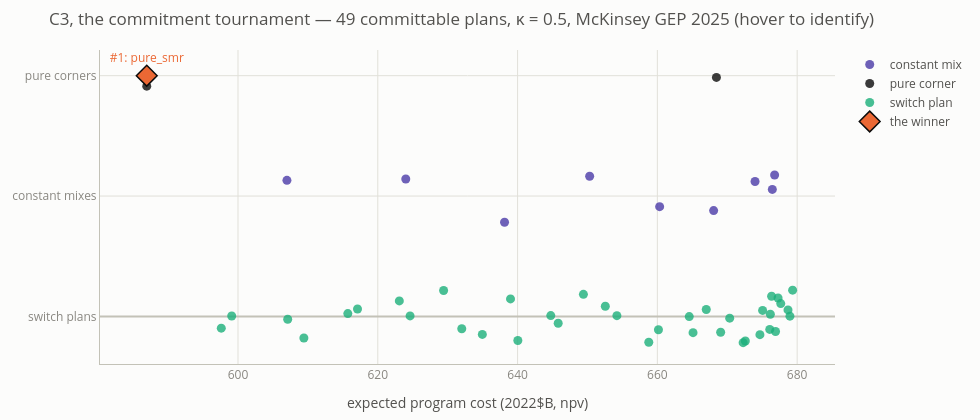

Notebook source saved alongside this figure:
### Markdown cell above
### §12 · C3 — NOT SUPPORTED (barely) — The commitment tournament

**The claim:** among every plan a policymaker could *commit to in ink today* — all-large,
all-SMR, any constant mix (70/30, 50/50, …), or any "one technology until year τ, then
the other" switch — the all-SMR program has the lowest expected cost in every cell and
schedule.

Why restrict to fixed, committable plans? Because none of them get to peek at how costs
actually unfold — which isolates the pure *commitment* question. (What peeking would be
worth is priced separately: §14 and §15.)

**The verdict: NOT SUPPORTED — by exactly one cell out of 42.** All-SMR is the
expected-cost winner in 41 of 42 (cell × schedule) contests among the 49 registered
strategies. The single exception is, once again, the adversarial probe on the least
ambitious schedule, where all-large edges it. No *mixed* strategy — no hedge, no
constant split, no delayed switch — takes first place anywhere: learning rewards
concentration, so the tournament is always corner-vs-corner.

**Hover the strip below** to identify individual strategies (49 labels cannot fit on a
static axis): the corners at the extremes, the constant mixes strung between them, and
the switch families in between.

### Code cell
# §12 PLOTLY 3 - the 49-strategy tournament in one representative cell.
_ex_cell = "k050"
_ex = EXANTE[(EXANTE["cell"] == _ex_cell) & (EXANTE["schedule"] == REP_SCHED)].copy()
def _family(nm):
    if nm.startswith("pure"):
        return "pure corner"
    if nm.startswith("const"):
        return "constant mix"
    return "switch plan"
_ex["family"] = _ex["strategy"].map(_family)
_fam_color = {"pure corner": INK, "constant mix": ps.C_FULL, "switch plan": ps.C_TINY}
_fam_y = {"pure corner": 2, "constant mix": 1, "switch plan": 0}
rng_j = np.random.default_rng(7)
fig = go.Figure()
for fam, sub in _ex.groupby("family"):
    fig.add_trace(go.Scatter(
        x=as_bn(sub["E_cost"]), y=_fam_y[fam] + rng_j.uniform(-0.22, 0.22, len(sub)),
        mode="markers",
        marker=dict(size=9, color=_fam_color[fam], symbol="circle", opacity=0.8),
        name=fam, customdata=np.column_stack([sub["strategy"], as_bn(sub["P95"]),
                                              as_bn(sub["CVaR95"]), sub["rank_E"]]),
        hovertemplate=("<b>%{customdata[0]}</b><br>expected cost $%{x:,.0f} bn<br>"
                       "P95 $%{customdata[1]:,.0f} bn · bad-day average (CVaR95) "
                       "$%{customdata[2]:,.0f} bn<br>rank by expected cost: "
                       "%{customdata[3]:.0f} of 49<extra></extra>")))
_best = _ex[_ex["rank_E"] == 1].iloc[0]
fig.add_trace(go.Scatter(x=[as_bn(_best["E_cost"])], y=[_fam_y[_family(_best["strategy"])]],
                         mode="markers+text", text=[f"#1: {_best['strategy']}"],
                         textposition="top center", textfont=dict(color=COL["smr"], size=12),
                         marker=dict(size=16, symbol="diamond", color=COL["smr"],
                                     line=dict(color=INK, width=1.5)),
                         name="the winner", hoverinfo="skip"))
ps.plotly_layout(fig, height=420, width=980,
                 title=f"C3, the commitment tournament — 49 committable plans, "
                       f"{CELL_LABEL[_ex_cell]}, {REP_SCHED} (hover to identify)",
                 xaxis_title="expected program cost (2022$B, npv)")
# yaxis= would collide with plotly_layout's own yaxis kwarg; merge the tick relabel after.
fig.update_layout(yaxis=dict(tickvals=[0, 1, 2],
                             ticktext=["switch plans", "constant mixes", "pure corners"]))
fig.show()
print("reads: exports/tech_comparison/exante_ranking.csv")

### Figure 1 — Plotly figure (JSON) as saved in the notebook; plotly's stock layout.template omitted (floating-point values rounded to 4 significant figures; data arrays with more than 128 entries replaced by an {"elided": "..."} marker saying what was removed)
{"data": [{"customdata": [["const_0.1", 829.3, 849.3, 42.0], ["const_0.2", 827.2, 848.7, 43.0], ["const_0.3", 824.9, 847.9, 36.0], ["const_0.4", 821.5, 846.4, 30.0], ["const_0.5", 818.6, 845.4, 26.0], ["const_0.6", 815.0, 843.8, 21.0], ["const_0.7", 810.4, 841.6, 15.0], ["const_0.8", 804.6, 839.0, 10.0], ["const_0.9", 798.6, 835.0, 4.0]], "hovertemplate": "<b>%{customdata[0]}</b><br>expected cost $%{x:,.0f} bn<br>P95 $%{customdata[1]:,.0f} bn · bad-day average (CVaR95) $%{customdata[2]:,.0f} bn<br>rank by expected cost: %{customdata[3]:.0f} of 49<extra></extra>", "marker": {"color": "#4a3aa7", "opacity": 0.8, "size": 9, "symbol": "circle"}, "mode": "markers", "name": "constant mix", "type": "scatter", "x": [676.4, 676.8, 674.0, 668.0, 660.3, 650.3, 638.1, 624.0, 607.0], "y": [1.055, 1.175, 1.121, 0.8791, 0.9121, 1.164, 0.7823, 1.141, 1.131]}, {"customdata": [["pure_large", 824.5, 844.4, 31.0], ["pure_smr", 790.3, 829.5, 1.0]], "hovertemplate": "<b>%{customdata[0]}</b><br>expected cost $%{x:,.0f} bn<br>P95 $%{customdata[1]:,.0f} bn · bad-day average (CVaR95) $%{customdata[2]:,.0f} bn<br>rank by expected cost: %{customdata[3]:.0f} of 49<extra></extra>", "marker": {"color": "#0b0b0b", "opacity": 0.8, "size": 9, "symbol": "circle"}, "mode": "markers", "name": "pure corner", "type": "scatter", "x": [668.4, 586.9], "y": [1.986, 1.913]}, {"customdata": {"elided": "38x4 mixed values"}, "hovertemplate": "<b>%{customdata[0]}</b><br>expected cost $%{x:,.0f} bn<br>P95 $%{customdata[1]:,.0f} bn · bad-day average (CVaR95) $%{customdata[2]:,.0f} bn<br>rank by expected cost: %{customdata[3]:.0f} of 49<extra></extra>", "marker": {"color": "#1baf7a", "opacity": 0.8, "size": 9, "symbol": "circle"}, "mode": "markers", "name": "switch plan", "type": "scatter", "x": [597.6, 676.1, 607.1, 679.0, 615.7, 679.4, 623.1, 678.7, 629.4, 676.9, 635.0, 675.1, 640.0, 672.6, 644.8, 670.3, 649.4, 667.0, 654.2, 664.6, 660.2, 658.8, 665.1, 652.6, 669.1, 645.8, 672.3, 639.0, 674.7, 632.0, 676.3, 624.6, 677.3, 617.1, 677.7, 609.4, 676.2, 599.1], "y": [-0.09749, -0.1079, -0.02417, 0.002001, 0.02354, 0.218, 0.1288, 0.05376, 0.2151, -0.1253, -0.1495, 0.04952, -0.2007, -0.2043, 0.006551, -0.01487, 0.1836, 0.05686, 0.006212, -0.001376, -0.1111, -0.2148, -0.1353, 0.08449, -0.1317, -0.0574, -0.2184, 0.1452, -0.152, -0.1023, 0.1673, 0.004308, 0.1527, 0.06148, 0.1064, -0.1797, 0.0181, 0.00342]}, {"hoverinfo": "skip", "marker": {"color": "#eb6834", "line": {"color": "#0b0b0b", "width": 1.5}, "size": 16, "symbol": "diamond"}, "mode": "markers+text", "name": "the winner", "text": ["#1: pure_smr"], "textfont": {"color": "#eb6834", "size": 12}, "textposition": "top center", "type": "scatter", "x": [586.9], "y": [2]}], "layout": {"font": {"color": "#52514e", "size": 12}, "height": 420, "legend": {"bgcolor": "rgba(0,0,0,0)", "borderwidth": 0}, "margin": {"b": 45, "l": 60, "r": 20, "t": 50}, "paper_bgcolor": "#fcfcfb", "plot_bgcolor": "#fcfcfb", "title": {"text": "C3, the commitment tournament — 49 committable plans, κ = 0.5, McKinsey GEP 2025 (hover to identify)"}, "width": 980, "xaxis": {"gridcolor": "#e1e0d9", "linecolor": "#c3c2b7", "tickfont": {"color": "#898781"}, "title": {"text": "expected program cost (2022$B, npv)"}, "zerolinecolor": "#c3c2b7"}, "yaxis": {"gridcolor": "#e1e0d9", "linecolor": "#c3c2b7", "tickfont": {"color": "#898781"}, "ticktext": ["switch plans", "constant mixes", "pure corners"], "tickvals": [0, 1, 2], "title": {"font": {"color": "#52514e"}}, "zerolinecolor": "#c3c2b7"}}}
